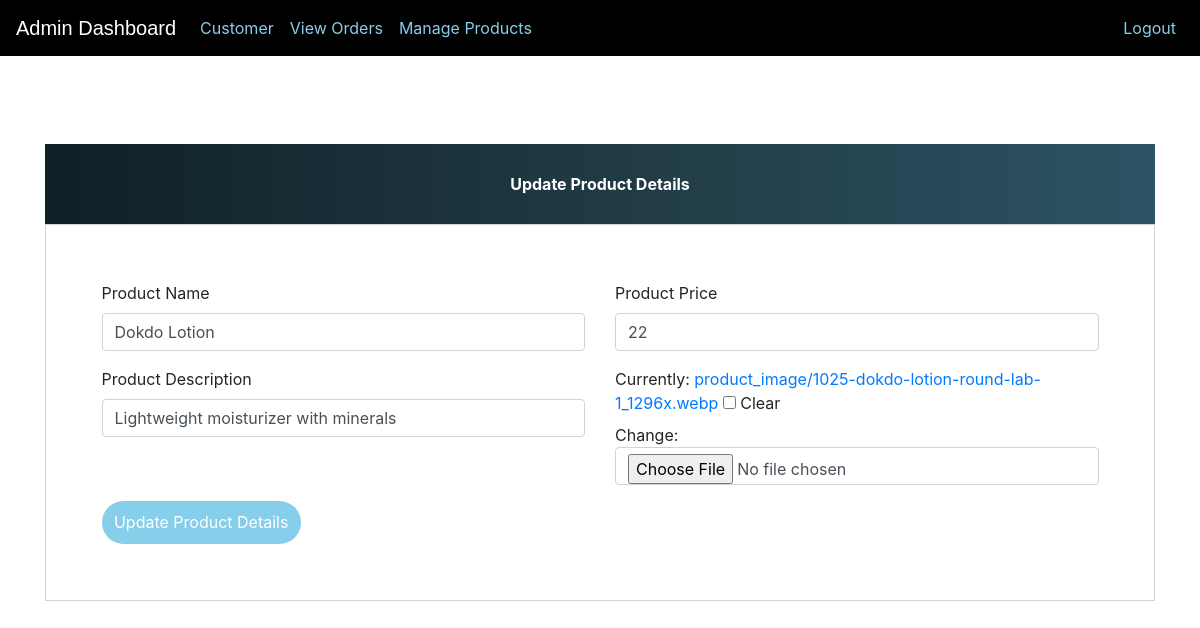
Page /update-product/9 (signed in) on the committed database.
### ecom/models.py (models this page shows, shortened)
class Product(models.Model):
    name=models.CharField(max_length=40)
    product_image= models.ImageField(upload_to='product_image/',null=True,blank=True)
    price = models.PositiveIntegerField()
    description=models.CharField(max_length=40)

### ecom/views.py (the view)
# urls.py: path('update-product/<int:pk>', views.update_product_view, name='update-product'),
@login_required(login_url='adminlogin')
def update_product_view(request,pk):
    product=models.Product.objects.get(id=pk)
    productForm=forms.ProductForm(instance=product)
    if request.method=='POST':
        productForm=forms.ProductForm(request.POST,request.FILES,instance=product)
        if productForm.is_valid():
            productForm.save()
            return redirect('admin-products')
    return render(request,'ecom/admin_update_product.html',{'productForm':productForm})

### ecom/forms.py
class ProductForm(forms.ModelForm):
    class Meta:
        model=models.Product
        fields=['name','price','description','product_image']

### templates/ecom/admin_update_product.html (shortened to what this page needs)
{% extends 'ecom/admin_base.html' %}
{% load widget_tweaks %}
{% block content %}
<head>
  <link href="//maxcdn.bootstrapcdn.com/bootstrap/4.1.1/css/bootstrap.min.css" rel="stylesheet" id="bootstrap-css">
</head>
<br><br><br><br><br><br>
<form method="post" enctype="multipart/form-data">
  <div class="container register-form">
    <div class="form">
      <div class="note">
        <p>Update Product Details</p>
      </div>
      <div class="form-content">
        <div class="row">
          <div class="col-md-6">
            <div class="form-group">
              <label for="">Product Name</label>
              {% render_field productForm.name class="form-control" placeholder="Product Name" %}
            </div>
            <div class="form-group">
              <label for="">Product Description</label>
              {% render_field productForm.description class="form-control" placeholder="Description" %}
            </div>
          </div>
          <div class="col-md-6">
            <div class="form-group">
              <label for="">Product Price</label>
              {% render_field productForm.price class="form-control" placeholder="Price" %}
            </div>
            <div class="form-group">
              {% render_field productForm.product_image class="form-control" placeholder="product_image" %}
            </div>
          </div>
        </div>
        <button type="submit" class="btnSubmit">Update Product Details</button>
      </div>
    </div>
  </div>
</form>
{% endblock content %}

### templates/ecom/admin_base.html (style rules this page uses)
p { text-align: center; }

### templates/ecom/admin_update_product.html (style rules this page uses)
a:link { text-decoration: none; }
.note { text-align: center; height: 80px; background: #0F2027; background: -webkit-linear-gradient(to left, #2C5364, #203A43, #0F2027); background: linear-gradient(to left, #2C5364, #203A43, #0F2027); color: #fff; font-weight: bold; line-height: 80px; }
.form-content { padding: 5%; border: 1px solid #ced4da; margin-bottom: 2%; }
.form-control { border-radius: 1.5rem; }
.btnSubmit { border: none; border-radius: 1.5rem; padding: 1%; width: 20%; cursor: pointer; background: skyblue; color: #fff; }

### rows in the picture
Product: name "Dokdo Lotion", description "Lightweight moisturizer with minerals", price "22"
